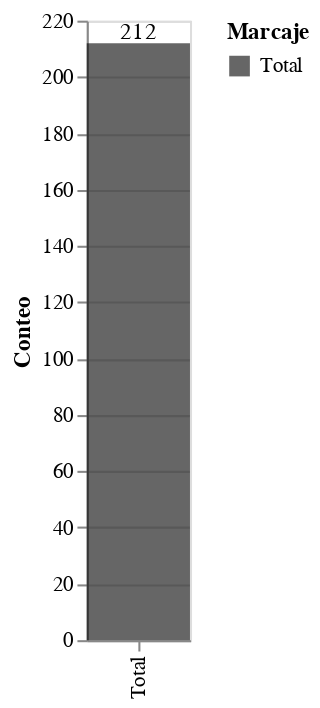

Notebook cell for this chart:
### Code cell
grafico_marcajes_G_IR_base = alt.Chart(df_).encode(
    x = alt.X('Marcaje', title = None),
    y = alt.Y('Conteo')
)
grafico_marcajes_G_IR_base.mark_bar(opacity = 0.6)

#.properties(width = 300, height = 400)
#grafico_marcajes_G_IR_base

grafico_compuesto3 = alt.layer(
    grafico_marcajes_G_IR_base.mark_text(dy=-5, color = 'black').encode(text='Conteo'),
    grafico_marcajes_G_IR_base.mark_bar(opacity = 0.6).encode(color = alt.Color('Marcaje', scale=alt.Scale(
            range=['black'])))
).properties(width = 50, height = 300
)
grafico_compuesto3.configure_axisTop(position = 230)

### Figure 1 — Vega-Lite specification as saved in the notebook (floating-point values rounded to 4 significant figures)
{"config": {"view": {"continuousWidth": 400, "continuousHeight": 300}, "axisTop": {"position": 230}}, "layer": [{"mark": {"type": "text", "color": "black", "dy": -5}, "encoding": {"text": {"field": "Conteo", "type": "quantitative"}, "x": {"field": "Marcaje", "title": null, "type": "nominal"}, "y": {"field": "Conteo", "type": "quantitative"}}}, {"mark": {"type": "bar", "opacity": 0.6}, "encoding": {"color": {"field": "Marcaje", "scale": {"range": ["black"]}, "type": "nominal"}, "x": {"field": "Marcaje", "title": null, "type": "nominal"}, "y": {"field": "Conteo", "type": "quantitative"}}}], "data": {"name": "data-97acf782463f4835befae8d47805fb60"}, "height": 300, "width": 50, "$schema": "https://vega.github.io/schema/vega-lite/v4.17.0.json", "datasets": {"data-97acf782463f4835befae8d47805fb60": [{"Marcaje": "Total", "Conteo": 212}]}}
